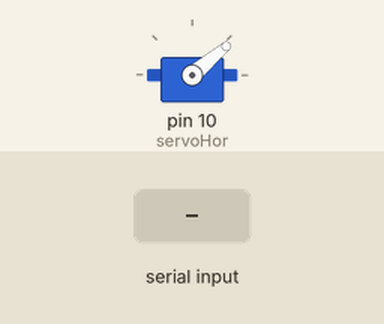
A sketch run on a simulated Arduino Uno, built with avr-gcc and run on an emulated ATmega328P. Shown: servo. The test bench sets the inputs (shaded band).

Above: at 1.2 s.
1.3 s: "-1\n" received over Serial
At 1.7 s:
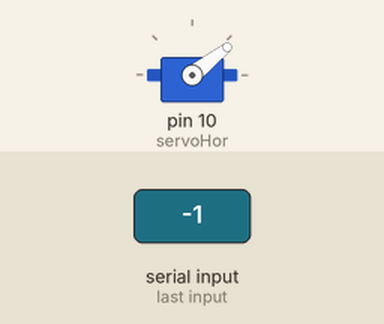
2.8 s: "1\n" received over Serial
At 4.3 s:
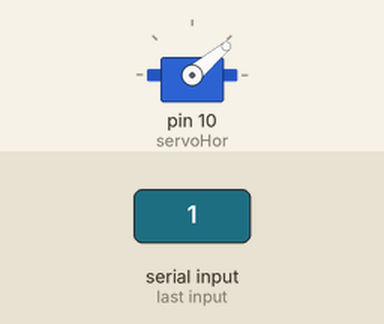
Timing chart, 0 to 5.8 s (numbered marks = the images above; inputs shaded):
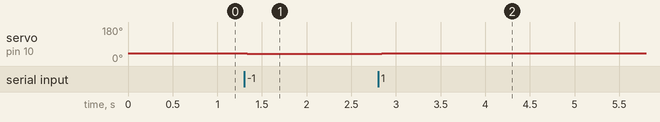

Measured:
- after the input at 1.3 s, servo on pin 10 (servoHor): 40° → 38° at once
- after the input at 2.8 s, servo on pin 10 (servoHor): 38° → 40° at once

The sketch:

cameratracking2.ino
```cpp
#include <Servo.h>
#define fps 23
Servo servoHor;
int position = 40;
int step = 2;

void setup() {
  Serial.begin(9600);
  servoHor.attach(10);
  servoHor.write(position);
}

void loop() {
  while (Serial.available() > 0) {
    String commandStr = Serial.readStringUntil('\n');
    commandStr.trim();

    if (commandStr.length() > 0) {
      if (commandStr == "1" && position < 80) {
        position += step;
        position = min(position, 80);
        servoHor.write(position);
      } else if (commandStr == "-1" && position > 0) {
        position -= step;
        position = max(position, 0);
        servoHor.write(position);
      }
    }
    Serial.flush();
  }
  delay(1000/fps);
}
```
